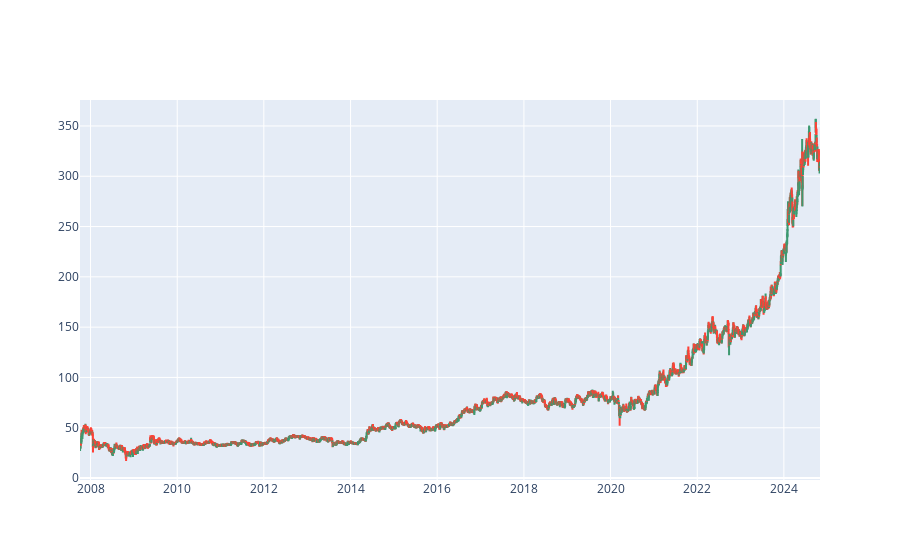

Source (notebook cell):
### Code cell
# Candlesticks 
import plotly.graph_objects as go

fig = go.Figure(data=[go.Candlestick(x = data01['Date'], open = data01['Open'], 
                                    high = data01['High'],
                                    low = data01['Low'], 
                                    close = data01['Close'])])
fig.update_layout(xaxis_rangeslider_visible=False)
fig.show()

### Figure 1 — Plotly figure (JSON) as saved in the notebook; plotly's stock layout.template omitted (floating-point values rounded to 4 significant figures; data arrays with more than 128 entries replaced by an {"elided": "..."} marker saying what was removed)
{"data": [{"close": {"elided": "4209 str values"}, "high": {"elided": "4209 str values"}, "low": {"elided": "4209 str values"}, "open": {"elided": "4209 str values"}, "type": "candlestick", "x": {"elided": "4209 str values"}}], "layout": {"xaxis": {"rangeslider": {"visible": false}}}}
